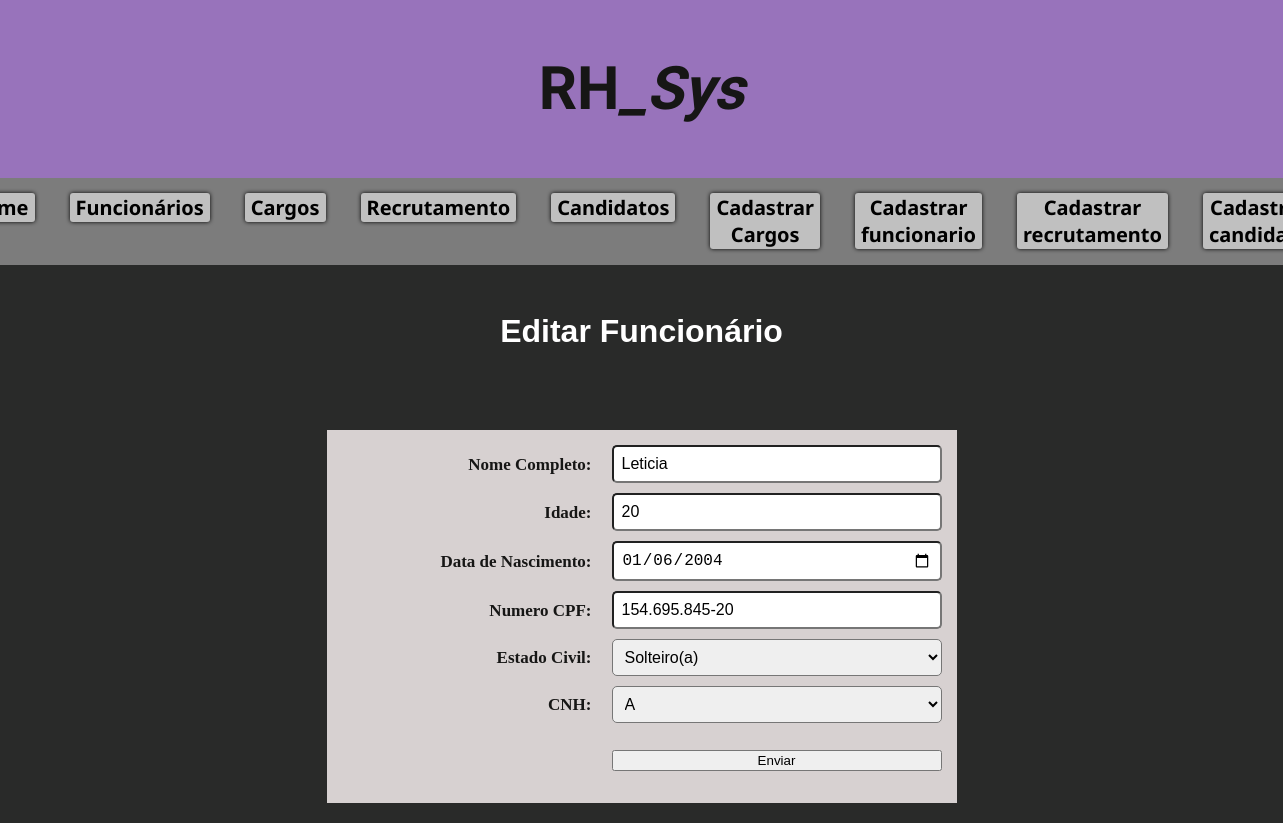
Page /edit_funcionario/1 on the earlier database version.
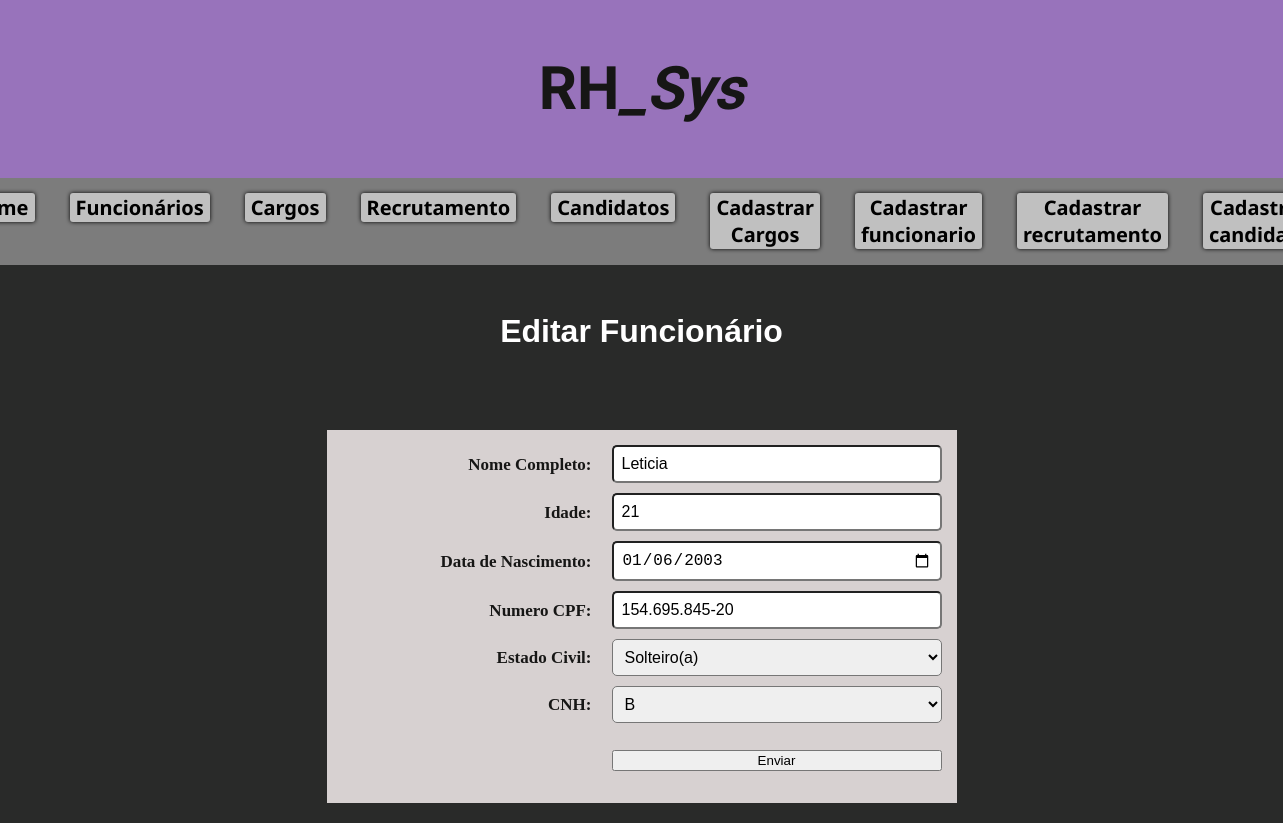
Same page on the later database version.
### rh/models.py (models this page shows, shortened)
class Funcionario(models.Model):
    nome_completo = models.CharField(max_length=100)
    idade = models.IntegerField()
    data_nascimento = models.DateField()
    cpf = models.CharField(max_length=14)
    estado_civil = models.CharField(max_length=100)
    cnh = models.CharField(max_length=100)

### rh/views.py (the view)
# urls.py: path('edit_funcionario/<int:id_funcionario>', view_rh.editfuncionario, name='editfuncionario'),
def editfuncionario(request, id_funcionario):
    estado_civis = estado_civil()
    cnh = categoriasCNH()
    estado_civil_list = []
    categoriacnh_list = []
    funcionario = Funcionario.objects.get(pk=id_funcionario)
    if funcionario.estado_civil != "":
        estado_civil_list.append(funcionario.estado_civil)
    if funcionario.cnh !="":
        categoriacnh_list.append(funcionario.cnh)
    if funcionario.data_nascimento is not None:
        funcionario.data_nascimento = datetime.strftime(funcionario.data_nascimento, '%Y-%m-%d')
    form = EditarFuncionario(request.POST, instance=funcionario)
    for estado_civis in estado_civis:
        if not (estado_civis in estado_civil_list):
            estado_civil_list.append(estado_civis)
    for cnh in cnh:
        if not (cnh in categoriacnh_list):
            categoriacnh_list.append(cnh)
    context = {
        'title' : 'Editar Funcionário',
        'funcionarios' : funcionario,
        'estados_civis' : estado_civil_list,
        'categorias' : categoriacnh_list,
    }
    if form.is_valid():
        form.save()
        return HttpResponseRedirect('/funcionarios')
    else:
        print(form.errors)
    return render(request, 'pages/editar/funcionario.html', context)

### rh/views.py (called while the page is built)
def categoriasCNH():
    return ['','Não Há','A','B','C','D','E','A e B','A e C','A e D','A e E']

def estado_civil():
    return ['','Solteiro(a)','Casado(a)','Divorciado(a)','Viuvo(a)']

### rh/templates/pages/editar/funcionario.html (shortened to what this page needs)
{% include "partials/menu.html" %}
<div class="form_container">
    <center>
        <h1>
            {{ title }}
            <br><br>
        </h1>
        <form method="post">
            <label for="nome_completo">Nome Completo:</label>
            <input type="text" name="nome_completo" id="nome_completo" value="{{ funcionarios.nome_completo }}">
            <label for="idade">Idade:</label>
            <input type="number" name="idade" id="idade" value="{{ funcionarios.idade }}">
            <label for="data_nascimento">Data de Nascimento:</label>
            <input type="date" name="data_nascimento" id="data_nascimento" value="{{ funcionarios.data_nascimento }}">
            <label for="cpf">Numero CPF:</label>
            <input type="text" name="cpf" id="cpf" value="{{ funcionarios.cpf}}">
            <label for="estado_civil">Estado Civil:</label>
            <select name="estado_civil" id="estado_civil">
                {% for estado_civil in estados_civis %}
                    <option value="{{ estado_civil }}">{{ estado_civil }}</option>
                {% endfor %}
            </select>
            <label for="cnh">CNH:</label>
            <select name="cnh" id="cnh">
                {% for categoria in categorias %}
                    <option value="{{ categoria }}">{{categoria}}</option>
                {% endfor %}
            </select>
            <br><br>
            <button id="input_cad_funcionario" type="submit">Enviar</button>
        </form>
    </center>
</div>
{% include "partials/final.html" %}

Differences in the rows shown:
changed Funcionario "Leticia": idade "20" → "21"; data_nascimento "01/06/2004" → "01/06/2003"
Other differences:
form field cnh: "A" → "B"
